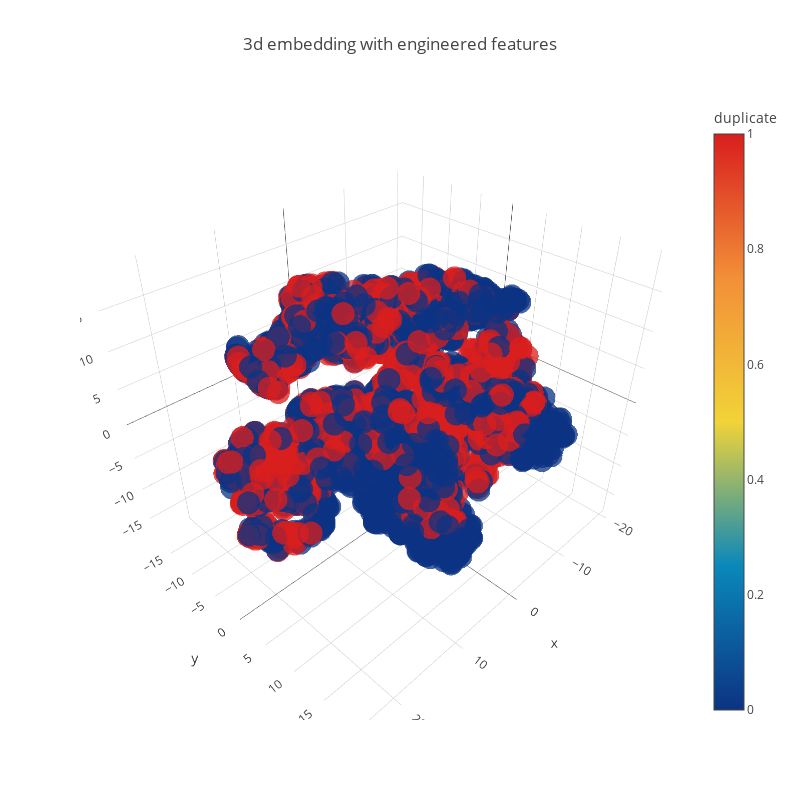

The cell this chart's notebook holds for it:
### Code cell
trace1 = go.Scatter3d(
    x=tsne3d[:,0],
    y=tsne3d[:,1],
    z=tsne3d[:,2],
    mode='markers',
    marker=dict(
        sizemode='diameter',
        color = y,
        colorscale = 'Portland',
        colorbar = dict(title = 'duplicate'),
        line=dict(color='rgb(255, 255, 255)'),
        opacity=0.75
    )
)

data=[trace1]
layout=dict(height=800, width=800, title='3d embedding with engineered features')
fig=dict(data=data, layout=layout)
py.iplot(fig, filename='3DBubble')

### Figure 1 — Plotly figure (JSON) as saved in the notebook; plotly's stock layout.template omitted (floating-point values rounded to 4 significant figures; data arrays with more than 128 entries replaced by an {"elided": "..."} marker saying what was removed)
{"data": [{"marker": {"color": {"elided": "5000 int values"}, "colorbar": {"title": {"text": "duplicate"}}, "colorscale": "Portland", "line": {"color": "rgb(255, 255, 255)"}, "opacity": 0.75, "sizemode": "diameter"}, "mode": "markers", "type": "scatter3d", "uid": "6a9d28b8-e7f7-47f7-91ac-c266384c7f2d", "x": {"elided": "5000 float values"}, "y": {"elided": "5000 float values"}, "z": {"elided": "5000 float values"}}], "layout": {"height": 800, "title": {"text": "3d embedding with engineered features"}, "width": 800}}
